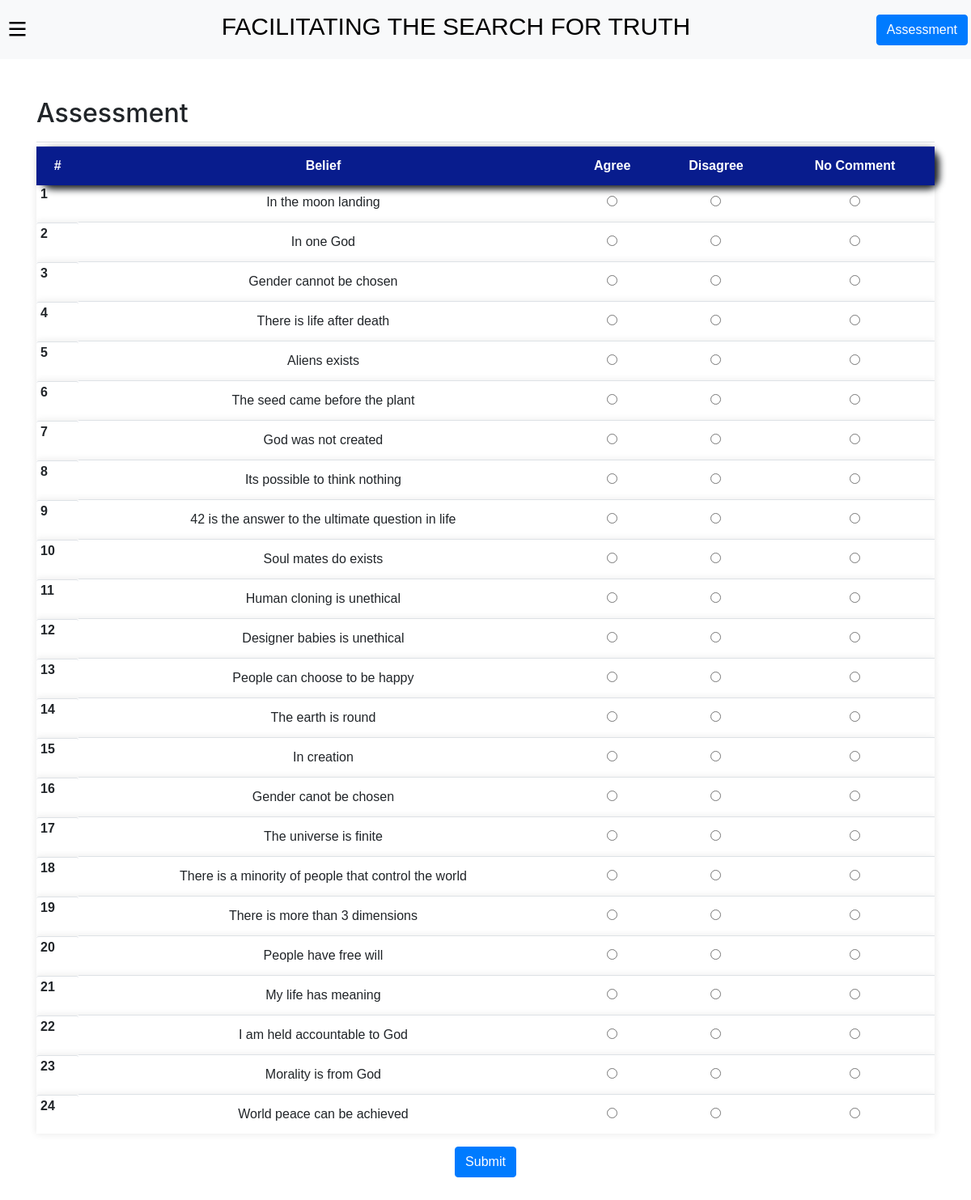
The page /assessment/ (signed in) on the database its author committed.
### truthlist/models.py (models this page shows, shortened)
class Question(models.Model):
    question = models.TextField()
    category = models.ForeignKey(Category, null=True, blank=True, on_delete=models.SET_NULL)
    is_fundamental = models.BooleanField(default=False)
    truth_or_lie = models.CharField(max_length=10, choices=TRUTH_OR_LIE_CHOICES, default='Middle')
    active = models.BooleanField(default=False)
    date = models.DateTimeField(auto_now_add=True)

### truthlist/views.py (the view, shortened to what this page needs)
# urls.py: path('assessment/', views.assessment, name='assessment'),
@login_required(login_url='login')
def assessment(request):
    questions = Question.objects.filter(active=True)
    return render(request, 'truthlist/assessment.html', {'questions': questions})

### truthlist/templates/truthlist/assessment.html (shortened to what this page needs)
{% extends 'truthlist/base.html' %}
{% load static %}
{% block content %}
<form class="container my-5" style="overflow-x: scroll;" action="{% url 'assessment' %}" method="POST">
    <h2 class="">Assessment</h2>
    <table class="table mt-3">
        <thead style="position: sticky; top: 60px; z-index: 1; background-color: white;  background-color: #ffffff;box-shadow: 0px 0px 9px 0px rgba(0,0,0,0.1);;text-align : center;word-wrap: normal; border-radius: 15px;     padding: 10px;box-shadow: 6px 4px 8px;text-align: center; " >
          <tr style="  background-color:#081C8D;box-shadow: 0px 0px 9px 0px rgba(0,0,0,0.1);;text-align : center;word-wrap: normal ;color:#FFFFFF">
            <th scope="col">#</th>
            <th scope="col">Belief</th>
            <th scope="col">Agree</th>
            <th scope="col">Disagree</th>
            <th scope="col">No Comment</th>
          </tr>
        </thead>
        <tbody>
            {% for data in questions %}
            <tr style="  background-color: #ffffff;box-shadow: 0px 0px 9px 0px rgba(0,0,0,0.1);;text-align : center;word-wrap: normal;">
                <th scope="row" style="border-radius: 3px;padding: 1px 5px;display: flex;justify-content: space-between; margin-bottom: 15px;text-align : center;word-wrap: normal ;">{{ forloop.counter }}</th>
                <td>{{ data.question }}</td>
                <td>
                    <input class="radio-btn" type="radio" name="{{ data.id }}" value="agree">
                </td>
                <td>
                    <input class="radio-btn" type="radio" name="{{ data.id }}" value="disagree">
                </td>
                <td>
                    <input class="radio-btn" type="radio" name="{{ data.id }}" value="no_comment">
                </td>
            </tr>
            {% endfor %}
        </tbody>
    </table>
    <div class="text-center mb-5 mt-3">
        <button type="submit" class="btn btn-primary">Submit</button>
    </div>
</form>
{% endblock %}

### rows shown on the page
Question: question "In the moon landing"
Question: question "In one God"
Question: question "Gender cannot be chosen"
Question: question "There is life after death"
Question: question "Aliens exists"
Question: question "The seed came before the plant"
Question: question "God was not created"
Question: question "Its possible to think nothing"
Question: question "42 is the answer to the ultimate question in life"
Question: question "Soul mates do exists"
Question: question "Human cloning is unethical"
Question: question "Designer babies is unethical"
Question: question "People can choose to be happy"
Question: question "The earth is round"
Question: question "In creation"
Question: question "Gender canot be chosen"
Question: question "The universe is finite"
Question: question "There is a minority of people that control the world"
Question: question "There is more than 3 dimensions"
Question: question "People have free will"
Question: question "My life has meaning"
Question: question "I am held accountable to God"
Question: question "Morality is from God"
Question: question "World peace can be achieved"
